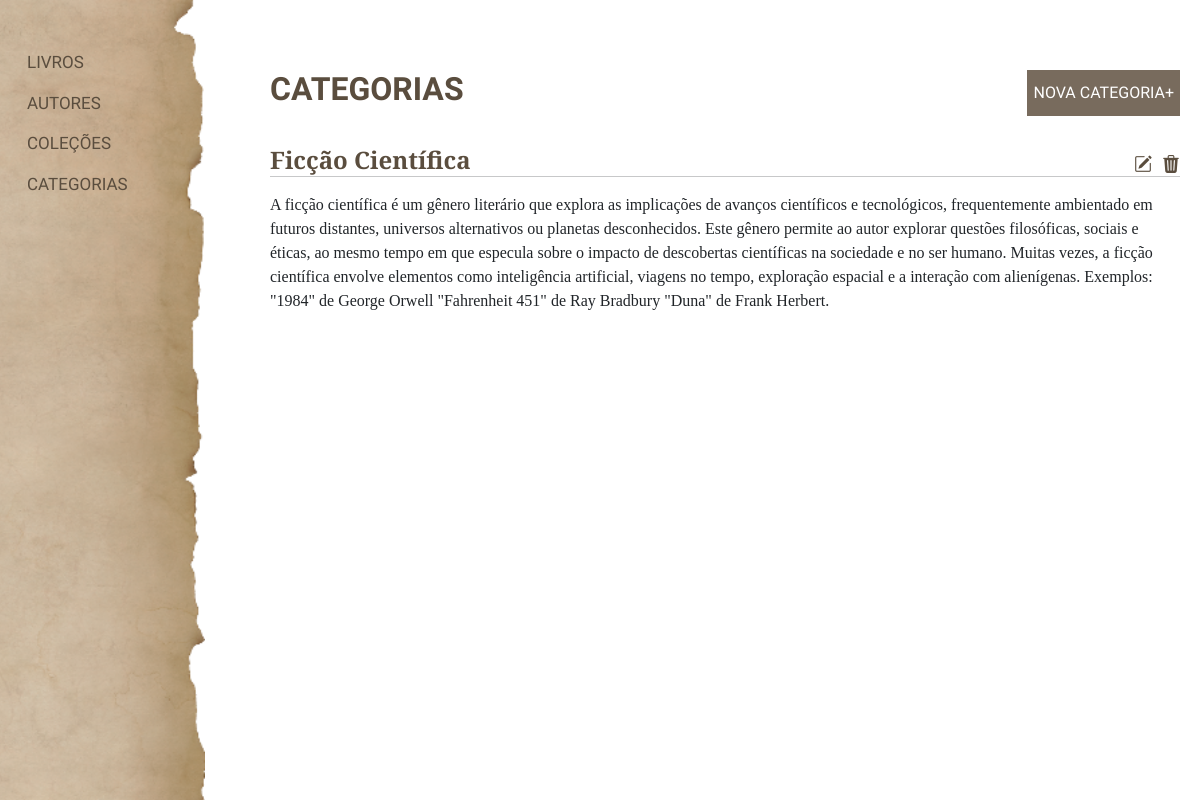
The app's page /categorias/, older data.
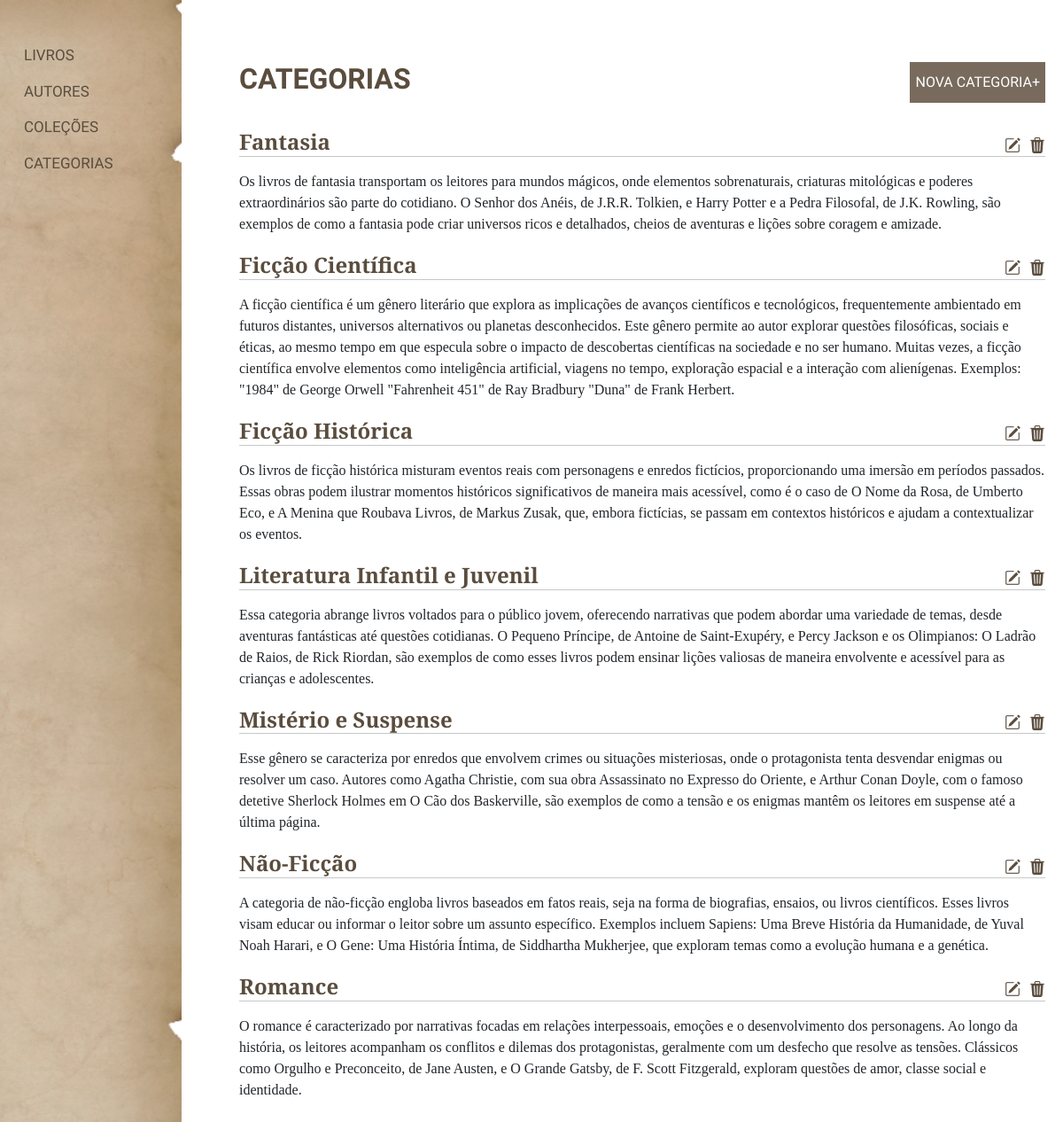
The same page, newer data.
### livros/models.py (models this page shows, shortened)
class Categoria(models.Model):
    nome = models.CharField(max_length=255, unique=True, verbose_name="Nome da Categoria:")
    descricao = models.TextField(blank=True, null=True, verbose_name="Descrição:")
    data_criacao = models.DateTimeField(auto_now_add=True, verbose_name="Data de Criação:")
    data_atualizacao = models.DateTimeField(auto_now=True, verbose_name="Data de Atualização:")

### livros/views.py (the view)
# urls.py: path('categorias/', views.categorias, name='categorias'),
def categorias(request):
    categoria_form = CategoriaForm()
    if request.method == "POST":
        if 'salvar_categoria' in request.POST:
            categoria_form = CategoriaForm(request.POST)
            if categoria_form.is_valid():
                categoria_form.save()
                return redirect('categorias')
    categorias = Categoria.objects.all().order_by("nome")
    return render(request, 'categorias.html', {
        'categoria_form': categoria_form,
        'categorias': categorias,
    })

### templates/categorias.html (shortened to what this page needs)
<!DOCTYPE html>
<html lang="en">
<head>
    {% load static %}
    <link rel="stylesheet" href="{% static 'css/categorias.css' %}">
    <link href="https://cdn.jsdelivr.net/npm/bootstrap@5.3.3/dist/css/bootstrap.min.css" rel="stylesheet"
>
    <link rel="stylesheet" href="https://cdn.jsdelivr.net/npm/bootstrap-icons@1.11.3/font/bootstrap-icons.min.css">
</head>
<body>
    <aside class="aside2">
        <ul class="lista-lateral">
            <li style="margin-left:15px; font-weight: 400"><a style="text-decoration:none; color: #5a4d3e" href="{% url 'index' %}">LIVROS</a></li>
            <li style="margin-left:15px; font-weight: 400"><a style="text-decoration:none; color: #5a4d3e" href="{% url 'autores' %}">AUTORES</a></li>
            <li style="margin-left:15px; font-weight: 400"><a style="text-decoration:none; color: #5a4d3e" href="{% url 'colecoes' %}">COLEÇÕES</a></li>
            <li style="margin-left:15px; font-weight: 400"><a style="text-decoration:none; color: #5a4d3e" href="{% url 'categorias' %}">CATEGORIAS</a></li>
        </ul>
    </aside>
    <main>
        <div class="main-actions">
            <h2>CATEGORIAS</h2>
            <button type="button" data-bs-toggle="modal" data-bs-target="#exampleModal">NOVA CATEGORIA+</button>
        </div>
        <div class="main-categorias">
            {% for categoria in categorias %}
            <div style="display:flex; justify-content: space-between; align-items:center; margin-top: 20px">
                <h4>{{categoria.nome}}</h4>
                <div class="main-icons">
                    <a style="color: #5a4d3e;" href="{% url 'editar_categoria' categoria.id %}">
                        <i style="color: #5a4d3e;" class="bi bi-pencil-square"></i>
                    </a>
                    <a style="color: #5a4d3e;" href="{% url 'deletar_categoria' categoria.id %}">
                        <i  class="bi bi-trash3-fill"></i>
                    </a>
                </div>
            </div>
            <hr style="margin-top: -7px">
            <span>{{categoria.descricao}}</span>
            {% endfor %}
        </div><br>
    </main>
</body>
</html>

Row changes from the older to the newer data that the page shows:
added Categoria: nome "Fantasia", descricao "Os livros de fantasia transportam os leitores para mundos mágicos, onde elementos sobrenaturais, criaturas mitológicas e poderes extraordinários são parte do cotidiano. O Senhor dos Anéis, de J.R.R. Tolkien, e Harry Potter e a Pedra Filosofal, de J.K. Rowling, são exemplos de como a fantasia pode criar universos ricos e detalhados, cheios de aventuras e lições sobre coragem e amizade."
added Categoria: nome "Ficção Histórica", descricao "Os livros de ficção histórica misturam eventos reais com personagens e enredos fictícios, proporcionando uma imersão em períodos passados. Essas obras podem ilustrar momentos históricos significativos de maneira mais acessível, como é o caso de O Nome da Rosa, de Umberto Eco, e A Menina que Roubava Livros, de Markus Zusak, que, embora fictícias, se passam em contextos históricos e ajudam a contextualizar os eventos."
added Categoria: nome "Literatura Infantil e Juvenil", descricao "Essa categoria abrange livros voltados para o público jovem, oferecendo narrativas que podem abordar uma variedade de temas, desde aventuras fantásticas até questões cotidianas. O Pequeno Príncipe, de Antoine de Saint-Exupéry, e Percy Jackson e os Olimpianos: O Ladrão de Raios, de Rick Riordan, são exemplos de como esses livros podem ensinar lições valiosas de maneira envolvente e acessível para as crianças e adolescentes."
added Categoria: nome "Mistério e Suspense", descricao "Esse gênero se caracteriza por enredos que envolvem crimes ou situações misteriosas, onde o protagonista tenta desvendar enigmas ou resolver um caso. Autores como Agatha Christie, com sua obra Assassinato no Expresso do Oriente, e Arthur Conan Doyle, com o famoso detetive Sherlock Holmes em O Cão dos Baskerville, são exemplos de como a tensão e os enigmas mantêm os leitores em suspense até a última página."
added Categoria: nome "Não-Ficção", descricao "A categoria de não-ficção engloba livros baseados em fatos reais, seja na forma de biografias, ensaios, ou livros científicos. Esses livros visam educar ou informar o leitor sobre um assunto específico. Exemplos incluem Sapiens: Uma Breve História da Humanidade, de Yuval Noah Harari, e O Gene: Uma História Íntima, de Siddhartha Mukherjee, que exploram temas como a evolução humana e a genética."
added Categoria: nome "Romance", descricao "O romance é caracterizado por narrativas focadas em relações interpessoais, emoções e o desenvolvimento dos personagens. Ao longo da história, os leitores acompanham os conflitos e dilemas dos protagonistas, geralmente com um desfecho que resolve as tensões. Clássicos como Orgulho e Preconceito, de Jane Austen, e O Grande Gatsby, de F. Scott Fitzgerald, exploram questões de amor, classe social e identidade."
